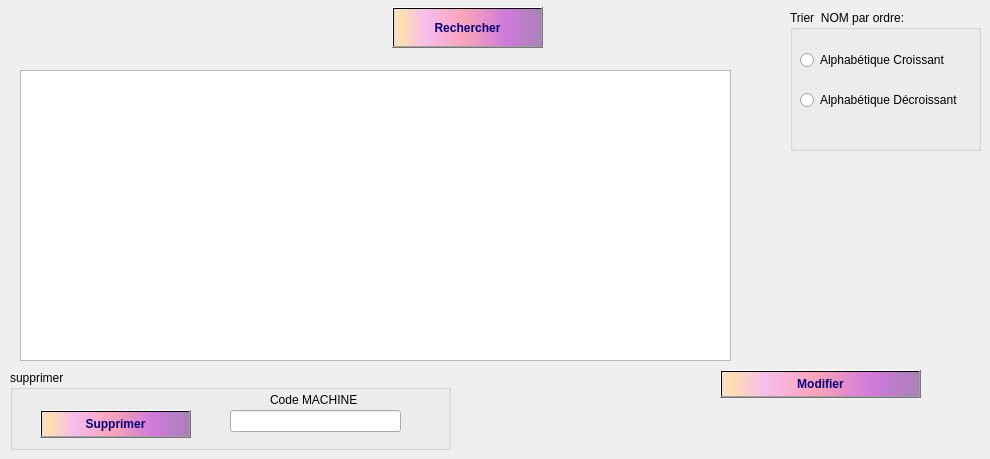
          <widget class="QWidget" name="tab_4">
           <attribute name="title">
            <string>Afficher equipement</string>
           </attribute>
           <widget class="QTableView" name="tab_for">
            <property name="geometry">
             <rect>
              <x>20</x>
              <y>70</y>
              <width>711</width>
              <height>291</height>
             </rect>
            </property>
           </widget>
           <widget class="QPushButton" name="Mod_4">
            <property name="geometry">
             <rect>
              <x>720</x>
              <y>370</y>
              <width>201</width>
              <height>28</height>
             </rect>
            </property>
            <property name="font">
             <font>
              <pointsize>9</pointsize>
              <bold>true</bold>
             </font>
            </property>
            <property name="styleSheet">
             <string notr="true">background-color: qlineargradient(spread:pad, x1:1, y1:0, x2:1, y2:0, stop:0.919598 rgba(255, 0, 111, 255), stop:0.98 rgba(0, 0, 0, 255), stop:1 rgba(235, 148, 61, 255));
color: rgb(0, 0, 127);
background-color: qlineargradient(spread:pad, x1:0, y1:0, x2:1, y2:0, stop:0.0100503 rgba(252, 222, 204, 255), stop:0.0502513 rgba(254, 223, 175, 255), stop:0.211055 rgba(246, 189, 237, 255), stop:0.487437 rgba(249, 162, 183, 255), stop:0.753769 rgba(206, 122, 218, 255), stop:1 rgba(170, 128, 185, 255));</string>
            </property>
            <property name="text">
             <string>Modifier</string>
            </property>
            <property name="icon">
             <iconset>
              <normaloff>:/modifier.png</normaloff>:/modifier.png</iconset>
            </property>
           </widget>
           <widget class="QPushButton" name="rechercher_button">
            <property name="geometry">
             <rect>
              <x>392</x>
              <y>7</y>
              <width>151</width>
              <height>41</height>
             </rect>
            </property>
            <property name="font">
             <font>
              <pointsize>9</pointsize>
              <bold>true</bold>
             </font>
            </property>
            <property name="styleSheet">
             <string notr="true">background-color: qlineargradient(spread:pad, x1:1, y1:0, x2:1, y2:0, stop:0.919598 rgba(255, 0, 111, 255), stop:0.98 rgba(0, 0, 0, 255), stop:1 rgba(235, 148, 61, 255));
color: rgb(0, 0, 127);
background-color: qlineargradient(spread:pad, x1:0, y1:0, x2:1, y2:0, stop:0.0100503 rgba(252, 222, 204, 255), stop:0.0502513 rgba(254, 223, 175, 255), stop:0.211055 rgba(246, 189, 237, 255), stop:0.487437 rgba(249, 162, 183, 255), stop:0.753769 rgba(206, 122, 218, 255), stop:1 rgba(170, 128, 185, 255));</string>
            </property>
            <property name="text">
             <string>Rechercher</string>
            </property>
            <property name="icon">
             <iconset resource="ressouces.qrc">
              <normaloff>:/images/search.png</normaloff>:/images/search.png</iconset>
            </property>
            <property name="iconSize">
             <size>
              <width>50</width>
              <height>30</height>
             </size>
            </property>
           </widget>
           <widget class="QLabel" name="qrcodecommande">
            <property name="enabled">
             <bool>true</bool>
            </property>
            <property name="geometry">
             <rect>
              <x>740</x>
              <y>160</y>
              <width>200</width>
              <height>200</height>
             </rect>
            </property>
            <property name="sizePolicy">
             <sizepolicy hsizetype="Fixed" vsizetype="Fixed">
              <horstretch>0</horstretch>
              <verstretch>0</verstretch>
             </sizepolicy>
            </property>
            <property name="minimumSize">
             <size>
              <width>200</width>
              <height>200</height>
             </size>
            </property>
            <property name="maximumSize">
             <size>
              <width>200</width>
              <height>200</height>
             </size>
            </property>
            <property name="text">
             <string/>
            </property>
           </widget>
           <widget class="QGroupBox" name="groupBox">
            <property name="geometry">
             <rect>
              <x>790</x>
              <y>10</y>
              <width>191</width>
              <height>141</height>
             </rect>
            </property>
            <property name="title">
             <string>Trier  NOM par ordre:</string>
            </property>
            <widget class="QRadioButton" name="radioButton_croissant">
             <property name="geometry">
              <rect>
               <x>10</x>
               <y>40</y>
               <width>161</width>
               <height>20</height>
              </rect>
             </property>
             <property name="styleSheet">
              <string notr="true">color: rgb(0, 0, 0);</string>
             </property>
             <property name="text">
              <string>Alphabétique Croissant</string>
             </property>
            </widget>
            <widget class="QRadioButton" name="radioButton_dcroissant">
             <property name="geometry">
              <rect>
               <x>10</x>
               <y>80</y>
               <width>171</width>
               <height>20</height>
              </rect>
             </property>
             <property name="styleSheet">
              <string notr="true">color: rgb(0, 0, 0);</string>
             </property>
             <property name="text">
              <string>Alphabétique Décroissant</string>
             </property>
            </widget>
           </widget>
           <widget class="QGroupBox" name="groupBox_4">
            <property name="geometry">
             <rect>
              <x>10</x>
              <y>370</y>
              <width>441</width>
              <height>80</height>
             </rect>
            </property>
            <property name="title">
             <string>supprimer</string>
            </property>
            <widget class="QPushButton" name="supp">
             <property name="geometry">
              <rect>
               <x>30</x>
               <y>40</y>
               <width>151</width>
               <height>28</height>
              </rect>
             </property>
             <property name="font">
              <font>
               <pointsize>9</pointsize>
               <bold>true</bold>
              </font>
             </property>
             <property name="styleSheet">
              <string notr="true">background-color: qlineargradient(spread:pad, x1:1, y1:0, x2:1, y2:0, stop:0.919598 rgba(255, 0, 111, 255), stop:0.98 rgba(0, 0, 0, 255), stop:1 rgba(235, 148, 61, 255));
color: rgb(0, 0, 127);
background-color: qlineargradient(spread:pad, x1:0, y1:0, x2:1, y2:0, stop:0.0100503 rgba(252, 222, 204, 255), stop:0.0502513 rgba(254, 223, 175, 255), stop:0.211055 rgba(246, 189, 237, 255), stop:0.487437 rgba(249, 162, 183, 255), stop:0.753769 rgba(206, 122, 218, 255), stop:1 rgba(170, 128, 185, 255));</string>
             </property>
             <property name="text">
              <string>Supprimer</string>
             </property>
             <property name="icon">
              <iconset>
               <normaloff>:/supprimer.png</normaloff>:/supprimer.png</iconset>
             </property>
             <property name="iconSize">
              <size>
               <width>20</width>
               <height>20</height>
              </size>
             </property>
            </widget>
            <widget class="QLabel" name="label_18">
             <property name="geometry">
              <rect>
               <x>260</x>
               <y>20</y>
               <width>111</width>
               <height>20</height>
              </rect>
             </property>
             <property name="text">
              <string>Code MACHINE</string>
             </property>
            </widget>
            <widget class="QLineEdit" name="code_supp">
             <property name="geometry">
              <rect>
               <x>220</x>
               <y>40</y>
               <width>171</width>
               <height>22</height>
              </rect>
             </property>
            </widget>
           </widget>
          </widget>
